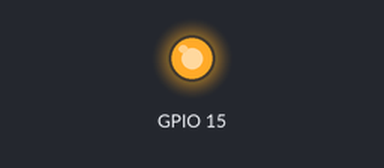
A program run on a simulated Raspberry Pi (BCM pin numbers). Shown: output pins drawn as LEDs (lit = HIGH).

Above: at 1.5 s.
At 3.5 s:
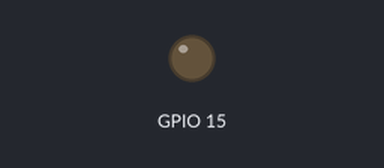
Timing chart, 0 to 5.2 s (numbered marks = the images above):
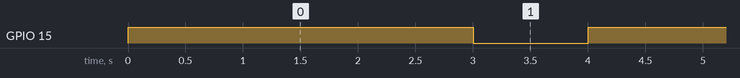

Measured:
- by itself, GPIO 15: alternates HIGH for 3.0 s and LOW for 1.0 s

The program:

fm_transmitter.py
```python
__author__ = 'alexandre'
import RPi.GPIO as io
import time
io.setmode(io.BCM)

io.setup(15, io.OUT)

def whatever():
        io.output(15, io.HIGH)
        time.sleep(3)
        io.output(15, io.LOW)
        time.sleep(1)


try:
    while True:
        whatever()
except KeyboardInterrupt:
    io.cleanup()
```
